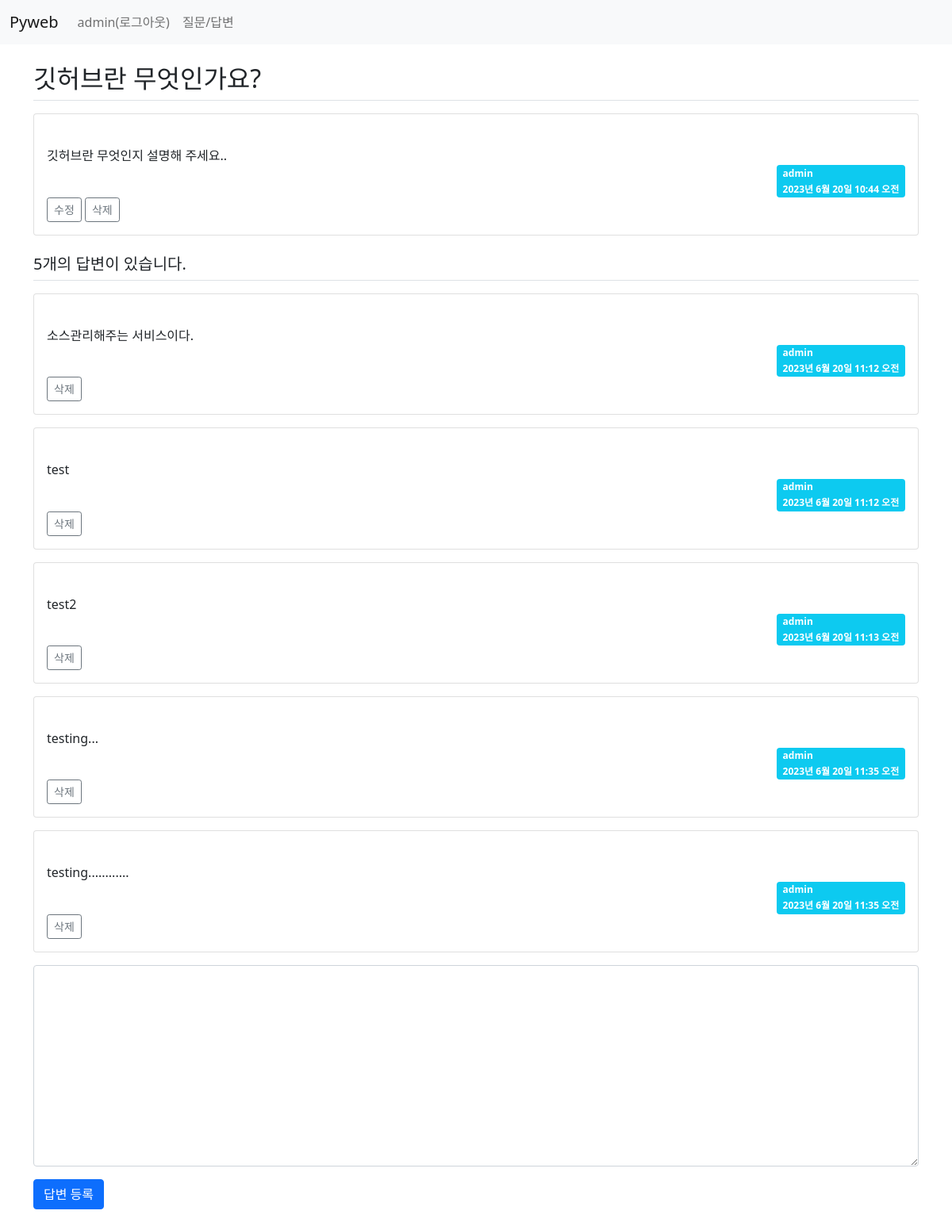
The page /board/3/ (signed in) on the database its author committed.
### board/models.py (models this page shows, shortened)
class Question(models.Model):
    author = models.ForeignKey(User, on_delete=models.CASCADE) #글쓴이
    subject = models.CharField(max_length=200)  #제목
    content = models.TextField()                #질문 내용
    create_date = models.DateTimeField()        #등록일
    modify_date = models.DateTimeField(null=True, blank=True)

class Answer(models.Model):
    author = models.ForeignKey(User, on_delete=models.CASCADE) #글쓴이
    content = models.TextField()  #답변 내용
    create_date = models.DateTimeField()  #등록일
    question = models.ForeignKey(Question,
                on_delete=models.CASCADE) #외래키

### board/views.py (the view)
# urls.py: path('<int:question_id>/', views.detail, name='detail'),
def detail(request, question_id):
    question = get_object_or_404(Question, pk=question_id)
    context = {'question': question}
    return render(request, 'board/detail.html', context)

### templates/board/detail.html (shortened to what this page needs)
{% extends 'base.html' %}
{% block content %}
<div class="container my-3">
    <section id="detail">
    <h2 class="border-bottom py-2">{{ question.subject }}</h2>
    <div class="card my-3">
        <div class="card-body">
            <div class="card-text" style="white-space: pre-line">
                {{ question.content }}
            </div>
            <div class="d-flex justify-content-end">
                <div class="badge bg-info text-start">
                    <div class="mb-2">{{ question.author }}</div>
                    <div>{{ question.create_date }}</div>
                </div>
            </div>
            {% if question.author == request.user %}
            <div>
                <a href="{% url 'board:question_modify' question.id %}"
                   class="btn btn-sm btn-outline-secondary">수정</a>
                <a href="#"
                   data-uri="{% url 'board:question_delete' question.id %}"
                   class="delete btn btn-sm btn-outline-secondary">삭제</a>
            </div>
            {% endif %}
        </div>
    </div>
    <h5 class="border-bottom my-3 py-2">
        {{ question.answer_set.count }}개의 답변이 있습니다.
    </h5>
    {% for answer in question.answer_set.all %}
      <div class="card my-3">
        <div class="card-body">
            <div class="card-text" style="white-space: pre-line">
                {{ answer.content }}
            </div>
            <div class="d-flex justify-content-end">
                <div class="badge bg-info text-start">
                    <div class="mb-2">{{ answer.author }}</div>
                    <div>{{ answer.create_date }}</div>
                </div>
            </div>
            {% if answer.author == request.user %}
            <div>
                <a href="#"
                   data-uri="{% url 'board:answer_delete' answer.id %}"
                   class="delete btn btn-sm btn-outline-secondary">삭제</a>
            </div>
            {% endif %}
        </div>
    </div>
    {% endfor %}
    <form action="{% url 'board:answer_create' question.id %}"
                    method="post" >
        <div class="form-group">
            <textarea name="content" rows="10"
                      cols="50" class="form-control mb-3"
              {% if not user.is_authenticated %}disabled{% endif %}></textarea>
        </div>
        <button type="submit" class="btn btn-primary">답변 등록</button>
    </form>
    </section>
</div>
{% endblock %}

### templates/navbar.html (shortened to what this page needs)
<nav class="navbar navbar-expand-lg navbar-light bg-light">
  <div class="container-fluid">
    <a class="navbar-brand" href="/">Pyweb</a>
    <div class="collapse navbar-collapse" id="navbarSupportedContent">
      <ul class="navbar-nav me-auto mb-2 mb-lg-0">
        <li class="nav-item">
          {% if user.is_authenticated %}
            <a class="nav-link" href="{% url 'common:logout' %}">
                  {{ user.username }}(로그아웃)
            </a>
          {% else %}
            <a class="nav-link" href="{% url 'common:login' %}">로그인</a>
          {% endif %}
        </li>
        <li class="nav-item">
          <a class="nav-link"
             href="{% url 'board:question_list' %}">질문/답변</a>
        </li>
      </ul>
    </div>
  </div>
</nav>

### static/board/css/style.css (style rules this page uses)
a { text-decoration: none; }

### rows shown on the page
Question: subject "깃허브란 무엇인가요?", content "깃허브란 무엇인지 설명해 주세요..", author "admin", create_date "2023년 6월 20일 10:44 오전", answer_set.count "5"
Answer: content "소스관리해주는 서비스이다.", author "admin", create_date "2023년 6월 20일 11:12 오전", shows "삭제"
Answer: content "test", author "admin", create_date "2023년 6월 20일 11:12 오전", shows "삭제"
Answer: content "test2", author "admin", create_date "2023년 6월 20일 11:13 오전", shows "삭제"
Answer: content "testing...", author "admin", create_date "2023년 6월 20일 11:35 오전", shows "삭제"
Answer: content "testing............", author "admin", create_date "2023년 6월 20일 11:35 오전", shows "삭제"

### other values the page prints
{{ user.username }} "admin"
